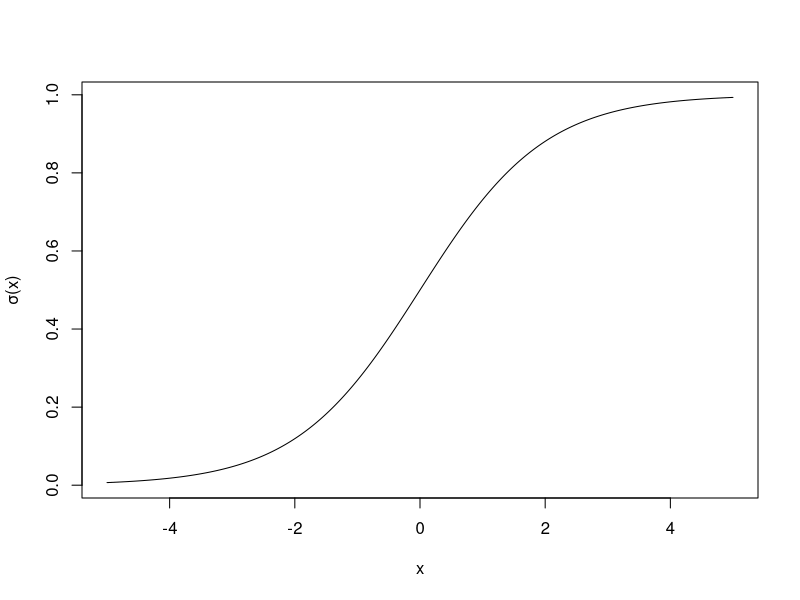
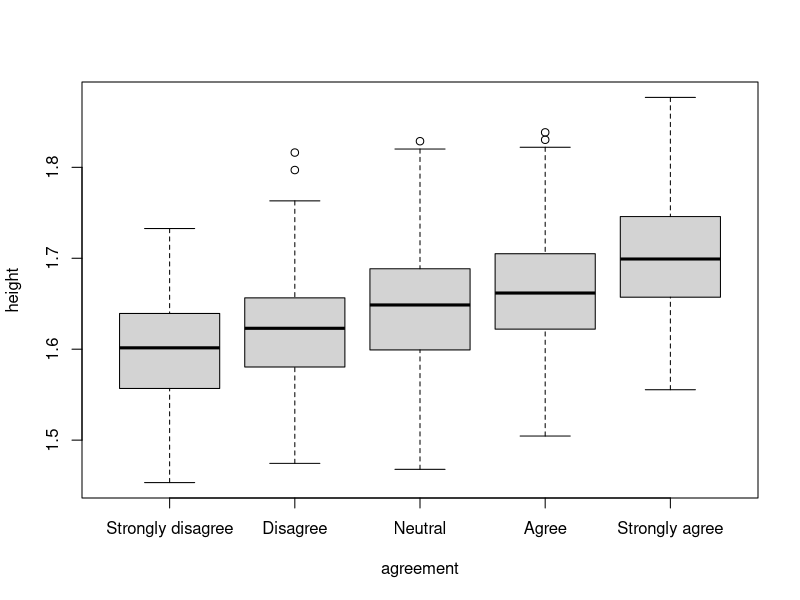
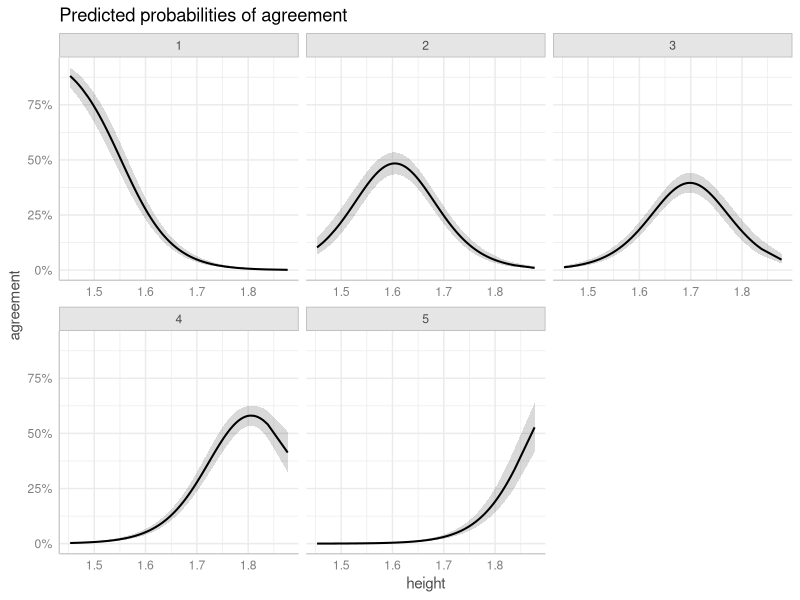
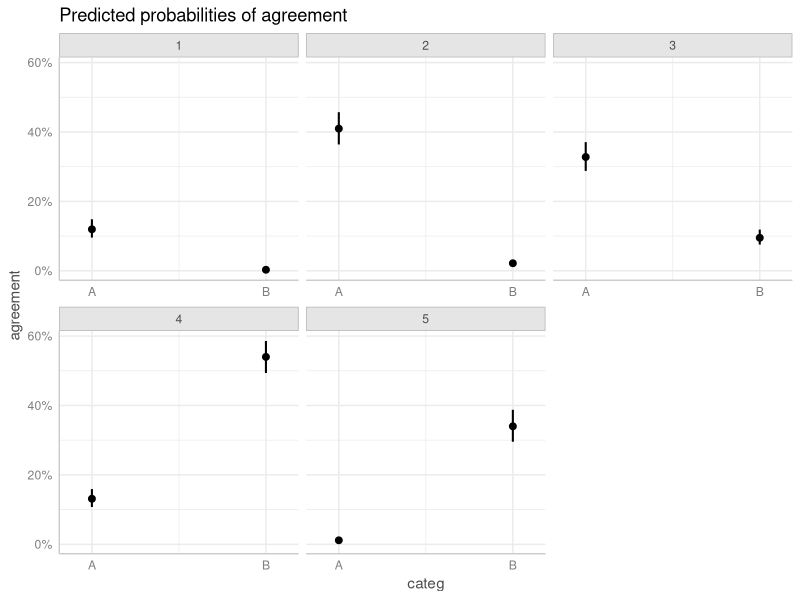
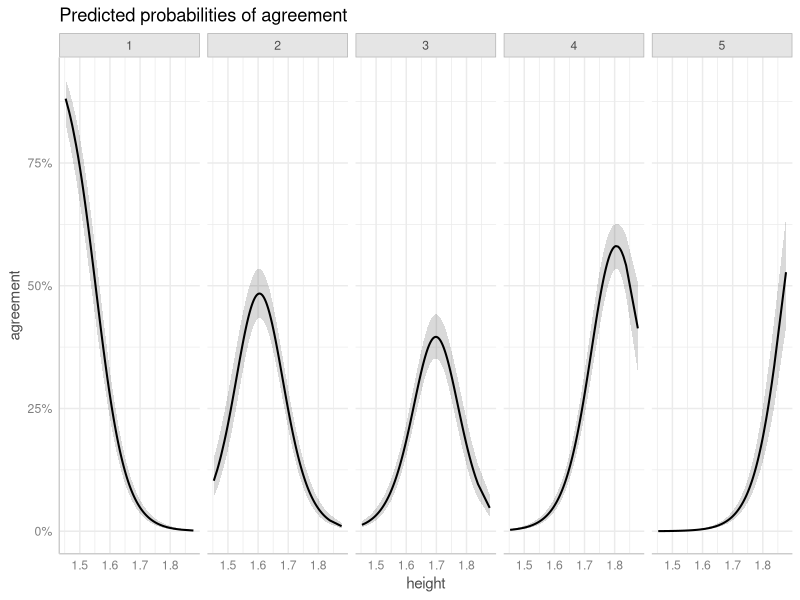
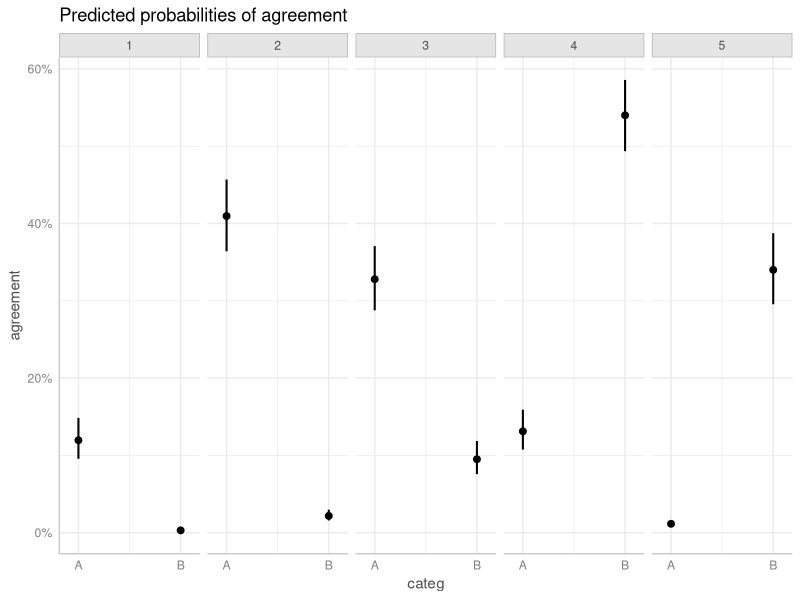
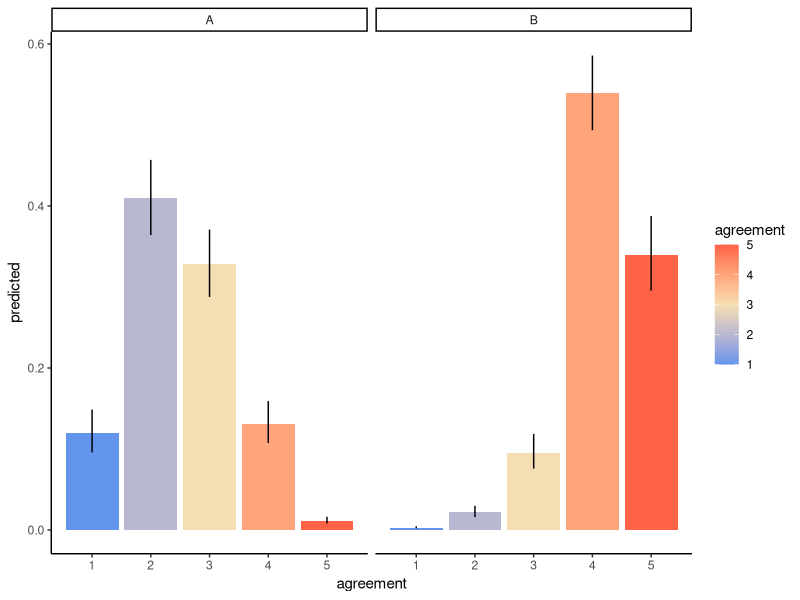
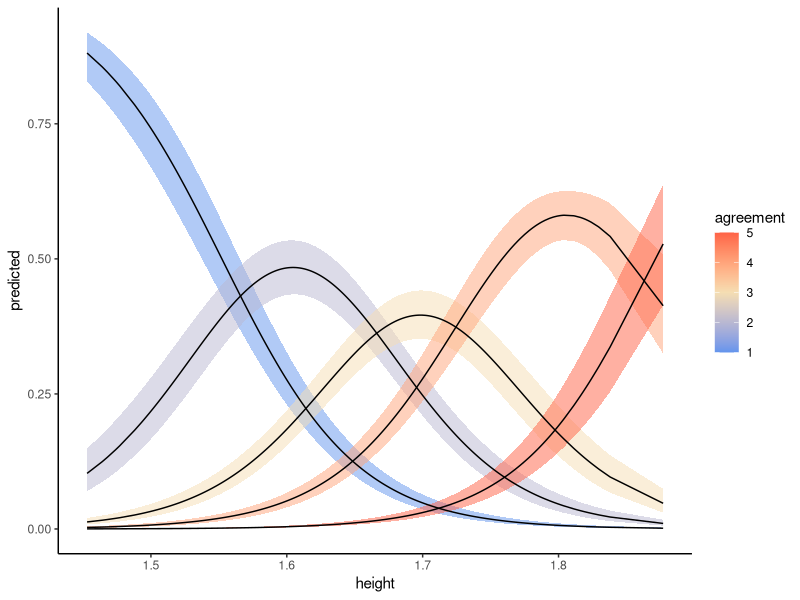

These figures' R source, in order:
## ---- chunk 1
x <- seq(-5, 5, l = 1000)
plot(plogis(x) ~ x, ylab = 'σ(x)', type = 'l')
## ---- chunk 2
set.seed(123) # So that we all have the same random data
ndata <- 1000
cont <- 1.65 + rnorm(ndata, sd = 0.07)
categ_effs <- c('A' = 0.5, 'B' = 0.6)
categ <- sample(names(categ_effs), ndata, replace = T)
latent_var <- 0.5*cont + categ_effs[categ] + rnorm(100, sd = 0.05)
data <- data.frame(
  height = cont,
  categ = as.factor(categ),
  agreement = cut(latent_var,
                  breaks = c(-Inf, quantile(latent_var,
                                            probs = c(0.1, 0.3, 0.5, 0.8)),
                             Inf),
                  labels = c('Strongly disagree',
                             'Disagree',
                             'Neutral',
                             'Agree',
                             'Strongly agree'))
)
head(data)
## ---- chunk 3
boxplot(height ~ agreement, data = data)
## ---- chunk 4
# # Convert agreement to numeric for plotting
# agreement_numeric <- as.numeric(data$agreement)
# 
# # Fit linear model
# lm_model <- lm(agreement_numeric ~ height, data = data)
# 
# # Plot regression line on raw ordinal data
# plot(height, agreement_numeric, 
#      xlab = "Height", ylab = "Agreement (Numeric)",
#      main = "Linear Model Fit with Ordinal Data",
#      pch = 16, col = "blue")+
# # Add linear regression line
# abline(lm_model, col = "red")

## ---- chunk 5
library(ordinal)
mod <- clm(agreement ~ height + categ, data = data)
# mod <- clm(agreement ~ height, data = data, threshold = 'equidistant') # I added this threshold specification here since it might be useful to mention the difference between ordinal scales that assume equal distance between ratings and those that are considered 'symmetrically spaced'. I saw above you considered this to be equidistant so I added it here (not that it is necessary but maybe to point out the difference)

anova(mod)
## ---- chunk 6
print(coef(mod))
## ---- chunk 7
library(ggplot2)
library(ggeffects)
## ---- chunk 8
preds_con <- ggpredict(mod, terms = c("height [all]"))
plot(preds_con)
## ---- chunk 9
# Generate predicted probabilities
preds_cat <- ggpredict(mod, terms = c("categ"))
plot(preds_cat)
## ---- chunk 10
plot(preds_con) + facet_wrap(~response.level, nrow = 1)
plot(preds_cat) + facet_wrap(~response.level, nrow = 1)
## ---- chunk 11
preds <- ggpredict(mod, terms = c("categ"))
df <- as.data.frame(preds,
                    terms_to_colnames = T) # This is important to include! Otherwise the column names won't correspond to your variable names
head(df)
## ---- chunk 12
ggplot(df, aes(y = predicted, x = agreement, fill = agreement)) +
  geom_col(position = position_dodge()) +
  geom_errorbar(aes(ymin = conf.low, ymax = conf.high),
                width = 0) +
  facet_wrap(~categ, nrow = 1) +
  scale_fill_gradientn(colours = c('cornflowerblue', 'wheat', 'tomato')) +
  theme_classic()
## ---- chunk 13
preds <- ggpredict(mod, terms = c("height [all]"))
df <- as.data.frame(preds,
                    terms_to_colnames = T) # This is important to include!
ggplot(df, aes(x = height, y = predicted, group = agreement)) +
  geom_ribbon(aes(ymin = conf.low, ymax = conf.high, fill = agreement),
              alpha = 0.5) +
  geom_line() +
  scale_fill_gradientn(colours = c('cornflowerblue', 'wheat', 'tomato')) +
  theme_classic()
## ---- chunk 14
set.seed(123)
n_ptpts <- 20
n_obs_per <- 5
ptpt_dfs <- list()
for (ptpt_n in seq_len(n_ptpts)) {
  ptpt_intercept <- rnorm(1)
  cont <- rnorm(n_obs_per)
  ptpt_dfs[[ptpt_n]] <- data.frame(
    ptpt = ptpt_n,
    cont = cont,
    latent_var = cont + ptpt_intercept + rnorm(n_obs_per, 2)
  ) 
} 
data <- do.call(rbind, ptpt_dfs)
data$agreement = cut(data$latent_var,
                     breaks = c(-Inf, quantile(data$latent_var,
                                               probs = c(0.1, 0.2, 0.4, 0.8)),
                                Inf),
                     labels = c('Strongly disagree',
                                'Disagree',
                                'Neutral',
                                'Agree',
                                'Strongly agree'))
head(data)
## ---- chunk 15
mod <- clmm(agreement ~ cont + (1|ptpt), data = data)
summary(mod)
